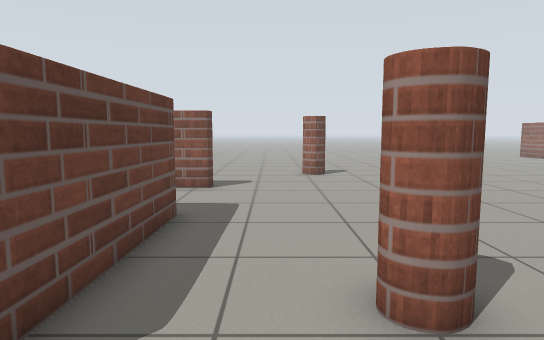
[1] (above)

21 first-person views from a walk through a robot-simulator world made for Gazebo. The camera is 0.9 m above the floor, tilts 6° down and sees 75° across. The lines on the ground mark 1 m squares. The floor is counted in squares, 0.5 m on a side. Each view is taken from the middle of a square. On the plan, view 1 faces up. The plan holds only what a view shows up to about 17 squares ahead; the rest is blank. The place goes on beyond the plan. Robots are left out. Gazebo's built-in surfaces are drawn with simple patterns. Simple shapes stand in for some stock models.

[2]
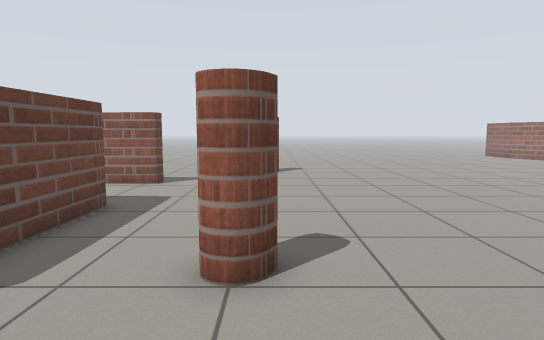

[3]
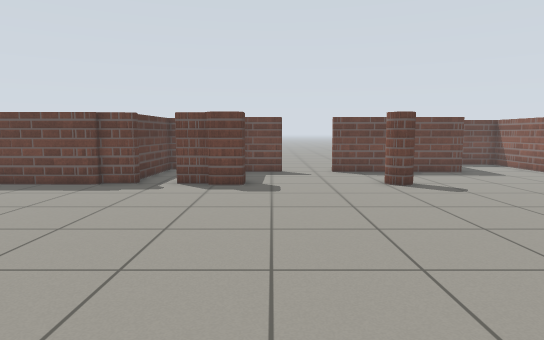

[4]
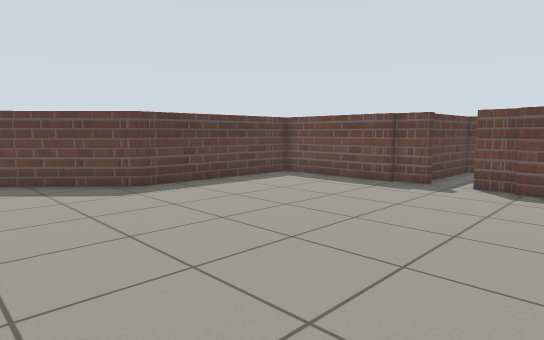

[5]
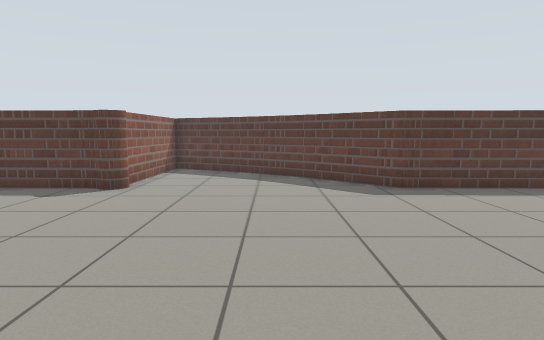

[6]
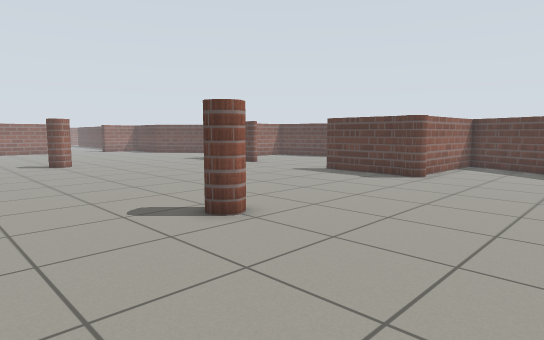

[7]
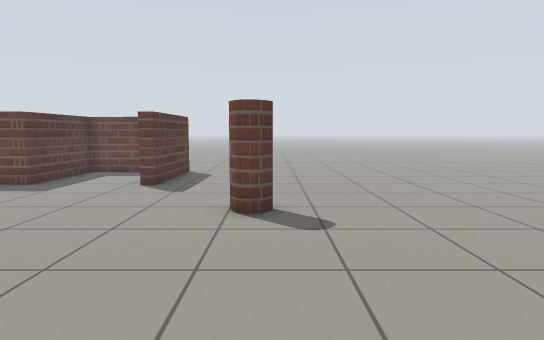

[8]
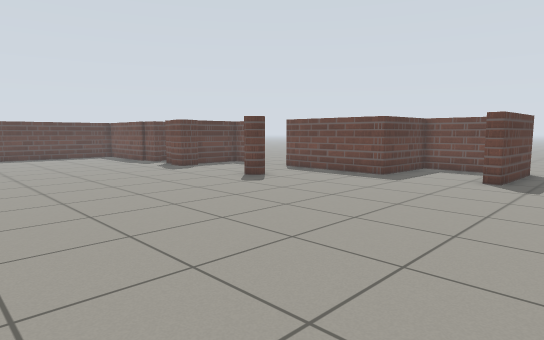

[9]
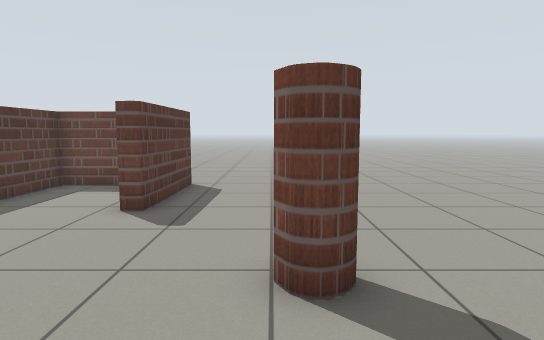

[10]
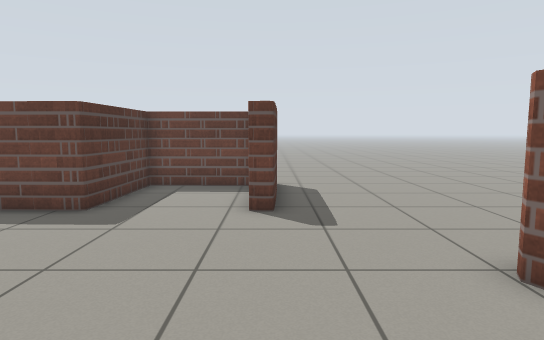

[11]
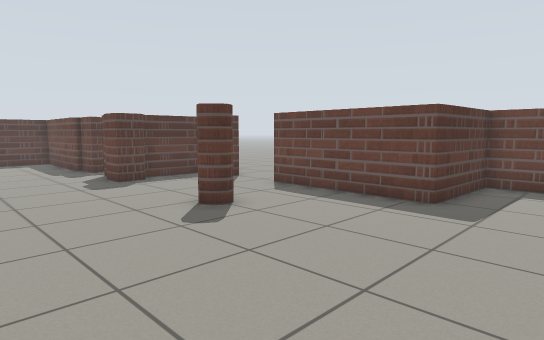

[12]
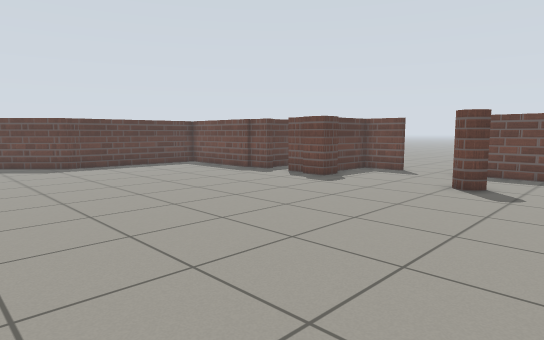

[13]
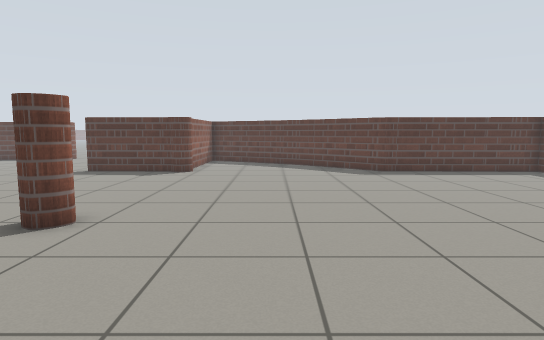

[14]
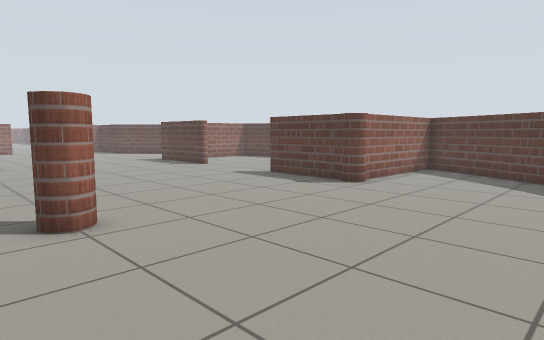

[15]
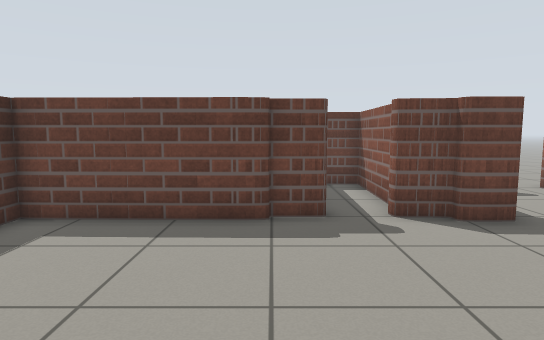

[16]
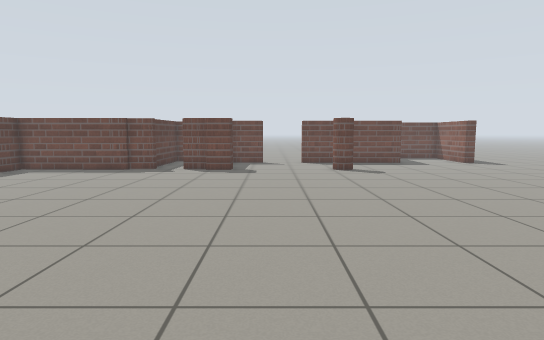

[17]
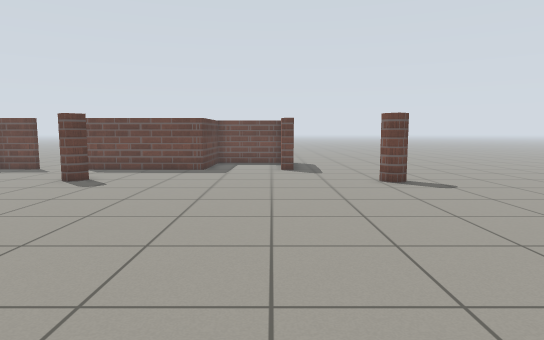

[18]
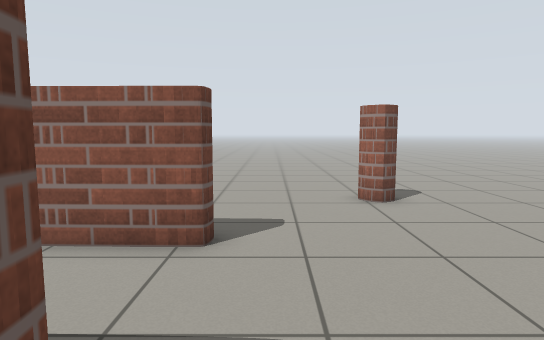

[19]
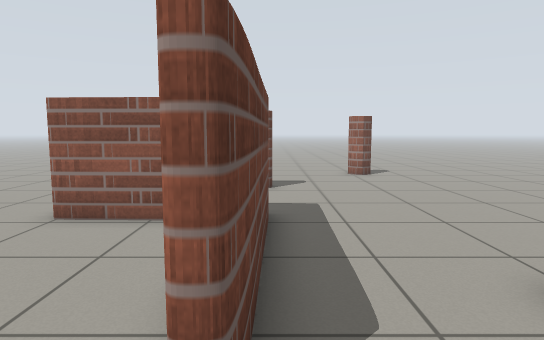

[20]
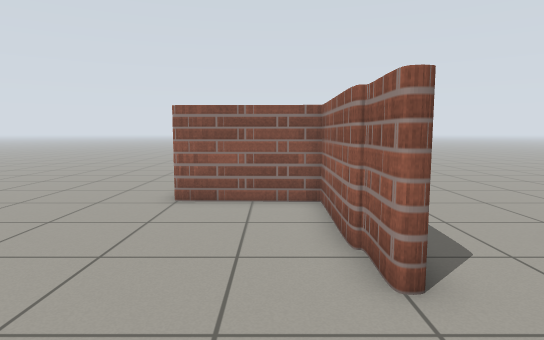

[21]
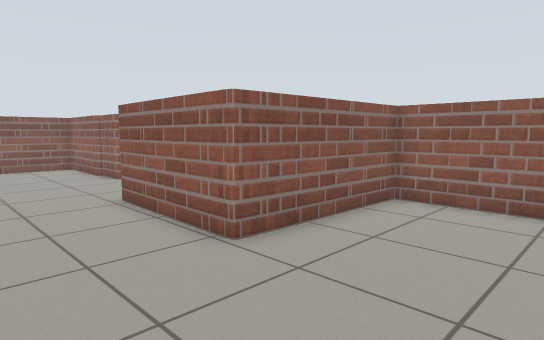

### Floor plan
Points are (right, up) in squares from view 1. A wall is a line through its corners. A room is listed if a view was taken in it or the views show most of it. See-through windows are left out.
Room 1 (views 1, 2, 3, 4, 5, 6, 7, 8, 9, 10, 11, 12, 13, 14, 15, 16, 17, 18, 19)
walls: (0.9, -2) (1.9, -2) (1.9, -3); (1.7, -3.2) (1.5, -4.3); (1.5, -3.5) (1.5, -4.2); (-2.3, -0.6) (-2.3, -2.3); (-2.1, 11.4) (-4.8, 11.5); (0.2, -4.1) (-3.3, -4); (-1.9, -2.5) (0.6, -2.6); (1.5, -6) (1.5, -7.1); (1.8, -7.3) (1.7, -12.3) (8.8, -12.4) (12.2, -15.6) (15.1, -17.5); (-3.3, -4.2) (-3.4, -6) (1, -6.1); (-5.9, 11.2) (-6, 7.8) (-2.1, 7.7) (-2.2, 2); (-6.4, 12.2) (-2, 12.1); (18.2, -12.1) (18.7, -12.2); (18.6, -12.3) (19.5, -12.4); (15.1, -17.4) (17.6, -18.7); (17.8, -18.5) (18, -13.1)
ways out: opening at (-7.5, 7) to room 2; opening at (-2, 0.5) to room 2
Room 2 (views 20, 21)
walls: (1.1, -11) (1.1, -7.6) (-4.4, -7.5) (-4.3, -2.6); (-2.8, 1.9) (-2.7, 7.1) (-6.5, 7.2)
ways out: opening at (-7.5, 7) to room 1; opening at (-2, 0.5) to room 1

Positions as (right, up) in squares from view 1, and headings:
1: (0, 0), facing up
2: (2, -1), facing up
3: (14, -1), facing left
4: (14, -1), facing down-left
5: (13, -1), facing down
6: (12, 2), facing down-right
7: (10, 16), facing left
8: (12, 15), facing down-left
9: (6, 15), facing left
10: (6, 12), facing left
11: (7, 11), facing down-left
12: (14, 7), facing down-left
13: (14, 4), facing down
14: (11, -1), facing down-right
15: (9, -7), facing left
16: (19, 0), facing left
17: (15, 11), facing left
18: (-1, 6), facing up
19: (-2, 0), facing up
20: (-4, -2), facing up
21: (-8, -12), facing up-right
